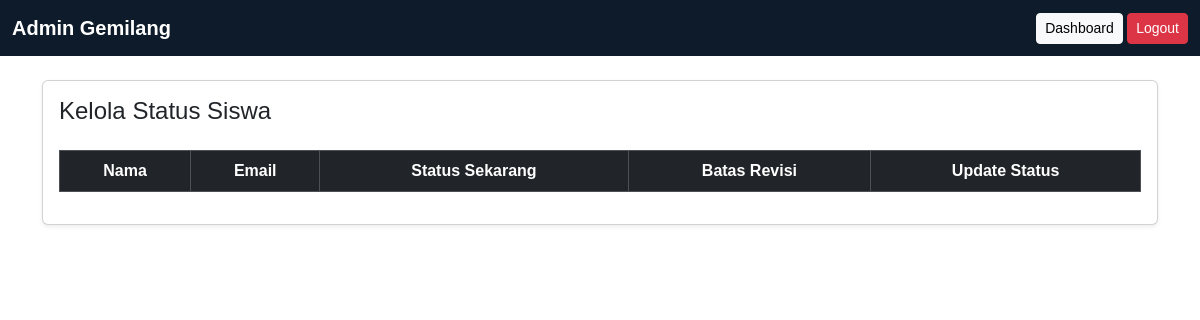
The page /admin_status_siswa.php (signed in) on the database as committed earlier.
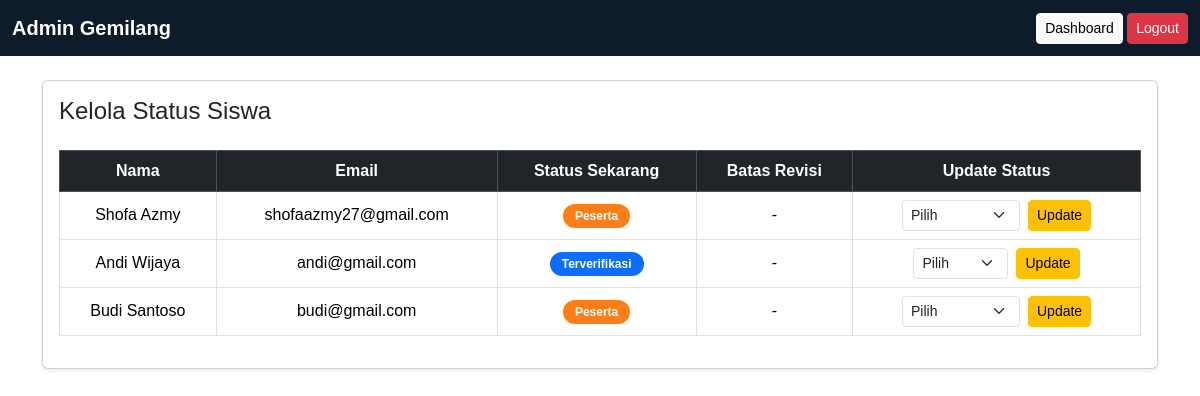
The same page on the database as committed later.
### tables this page shows
CREATE TABLE `siswa` (
  `id_peserta` int(11) NOT NULL,
  `nama` varchar(100) NOT NULL,
  `alamat` text NOT NULL,
  `no_telp` varchar(15) NOT NULL,
  `email` varchar(100) NOT NULL,
  `tgl_lahir` date NOT NULL,
  `agama` varchar(20) NOT NULL,
  `jenis_kelamin` enum('L','P') NOT NULL,
  `status` enum('calon','terverifikasi','peserta','lulus','tidak_lulus') DEFAULT NULL,
  `batas_revisi` date DEFAULT NULL,
  `id_akun` int(11) DEFAULT NULL,
  `tinggi_badan` smallint(6) NOT NULL,
  `berat_badan` smallint(6) NOT NULL,
  `created_at` timestamp NOT NULL DEFAULT current_timestamp()
);

### admin_status_siswa.php (the view, shortened to what this page needs)
<?php
include "koneksi.php";
?>
<!DOCTYPE html>
<html lang="id">
<head>
    <link href="https://cdn.jsdelivr.net/npm/bootstrap@5.3.2/dist/css/bootstrap.min.css" rel="stylesheet">
    <link rel="stylesheet" href="css/base.css">
    <link rel="stylesheet" href="css/admin_status_siswa.css">
</head>
<body>
<nav class="navbar navbar-expand-lg navbar-dark" style="background-color: var(--navy);">
    <div class="container-fluid">
        <a class="navbar-brand fw-bold" href="#">Admin Gemilang</a>
        <div class="ms-auto">
            <a href="dashboard_admin.php" class="btn btn-sm btn-light">Dashboard</a>
            <a href="logout.php" class="btn btn-sm btn-danger">Logout</a>
        </div>
    </div>
</nav>
<div class="container mt-4">
    <div class="card shadow-sm">
        <div class="card-body">
            <h4 class="mb-4">Kelola Status Siswa</h4>
            <div class="table-responsive">
                <table class="table table-bordered table-hover align-middle text-center">
                    <thead class="table-dark">
                        <tr>
                            <th>Nama</th>
                            <th>Email</th>
                            <th>Status Sekarang</th>
                            <th>Batas Revisi</th>
                            <th>Update Status</th>
                        </tr>
                    </thead>
                    <tbody>
                    <?php
                    $data = mysqli_query($conn,
                        "SELECT * FROM siswa ORDER BY id_peserta DESC"
                    );
                    while($d = mysqli_fetch_array($data)){
                    ?>
                    <tr>
                        <td><?php echo htmlspecialchars($d['nama']); ?></td>
                        <td><?php echo htmlspecialchars($d['email']); ?></td>
                        <td>
                            <span class="badge status_badge <?php echo $d['status']; ?>">
                                <?php echo ucfirst(str_replace('_',' ', $d['status'])); ?>
                            </span>
                        </td>
                        <td><?php echo $d['batas_revisi'] ?? '-'; ?></td>
                        <td>
                            <form method="POST" class="d-flex justify-content-center gap-2">
                                <select name="status" class="form-select form-select-sm w-auto" required>
                                    <option value="">Pilih</option>
                                </select>
                                <button type="submit" name="update_status"
                                    class="btn btn-warning btn-sm">Update</button>
                            </form>
                        </td>
                    </tr>
                    <?php } ?>
                    </tbody>
                </table>
            </div>
        </div>
    </div>
</div>
</body>
</html>

Rows that differ between the two databases and show on the page:
added siswa: nama "Shofa Azmy", email "shofaazmy27@gmail.com", status "Peserta", batas_revisi "-"
added siswa: nama "Andi Wijaya", email "andi@gmail.com", status "Terverifikasi", batas_revisi "-"
added siswa: nama "Budi Santoso", email "budi@gmail.com", status "Peserta", batas_revisi "-"
